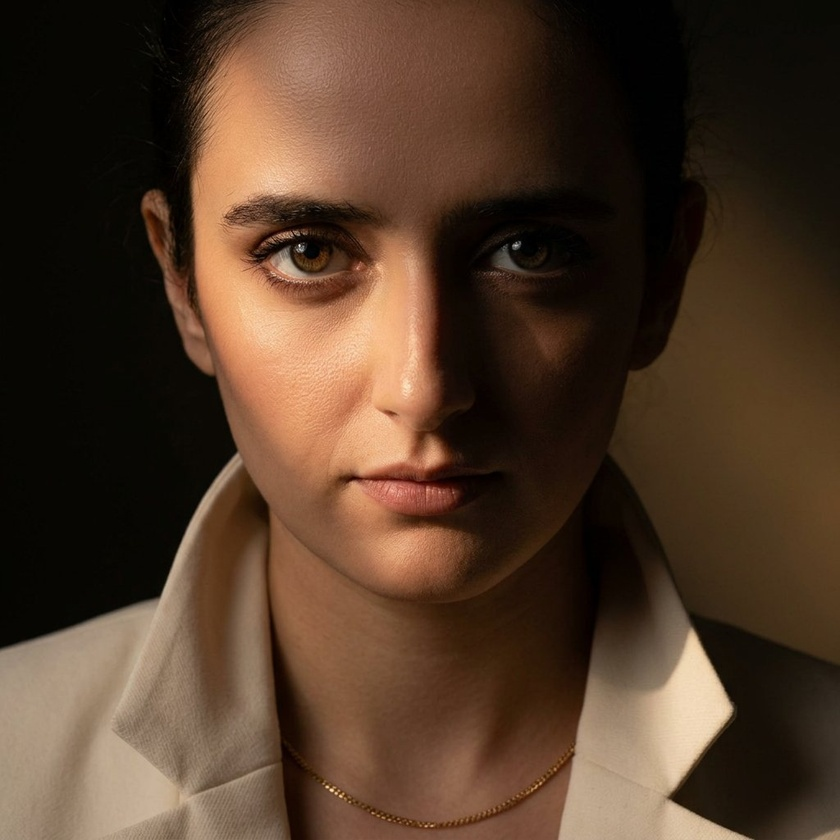
#> input picture images/elina-profile-pic-03.jpg, 840 x 840 px, shrunk from 1024 x 1024 before the run
$ python color-metrics.py ../../../images/elina-profile-pic-03.jpg
#> lines starting #> are read from the running program, lines starting #| are printed output that depends on the picture; long printed decimals are rounded
#> in load_image, returned value is the input picture: shape (840, 840, 3); mean R, G, B 80.4, 57.8, 40.6
#!/usr/bin/env python3
"""Simple, honest colour metrics for frames and videos.

Two things are measured:

  1. saturation / contrast of the whole frame  (is the image washed out?)
  2. contrast between the character region and the background region
     (does the character pop out of the room?)

Usage:
    python3 scripts/color-metrics.py IMAGE [IMAGE ...]
    python3 scripts/color-metrics.py --video FILE.mp4 --samples 6

Metrics (all on 0..255 sRGB):
    sat_mean   mean HSV saturation of the frame (0..1)
              -> "washed out" shows up here
    sat_p90    90th percentile saturation, i.e. how vivid the vivid parts are
    lum_std    standard deviation of luma (contrast / how flat the lighting is)
    lum_p05/p95  shadow and highlight endpoints (do we have clear darks?)
"""
import json
import subprocess
import sys

import numpy as np

try:
    from PIL import Image
except ImportError:  # pragma: no cover
    Image = None


def rgb_to_hsv(rgb):
    """rgb: float array (..., 3) in 0..1 -> h, s, v"""
    mx = rgb.max(axis=-1)
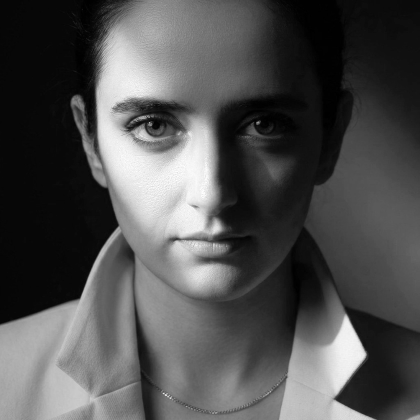
#> mx: shape (840, 840) float32 (shown at 1/2 size); min 0, max 1, mean 0.315
    mn = rgb.min(axis=-1)
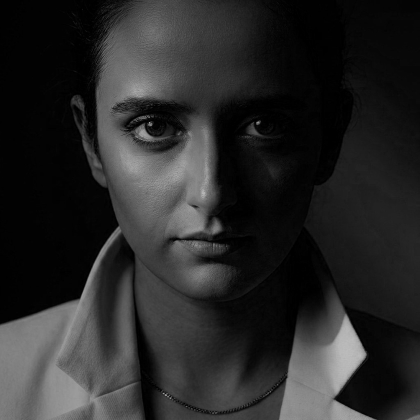
#> mn: shape (840, 840) float32 (shown at 1/2 size); min 0, max 0.957, mean 0.159
    diff = mx - mn
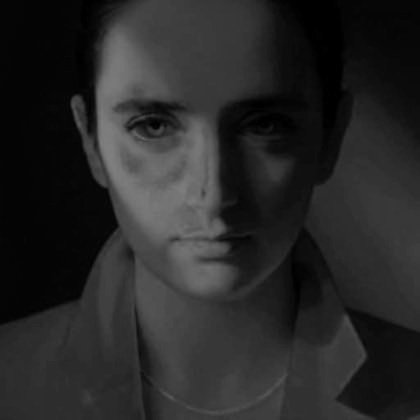
#> diff: shape (840, 840) float32 (shown at 1/2 size); min 0, max 0.51, mean 0.156
    sat = np.where(mx > 0, diff / np.maximum(mx, 1e-6), 0.0)
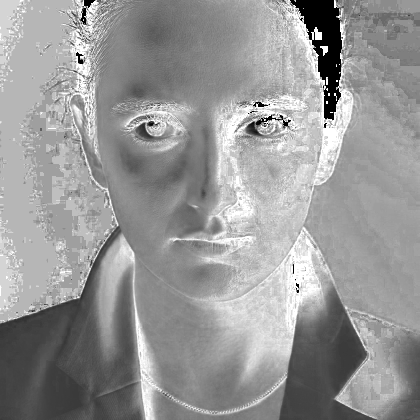
#> sat: shape (840, 840) float32 (shown at 1/2 size); min 0, max 1, mean 0.593
    return sat, mx


def frame_metrics(arr):
    rgb = arr[..., :3].astype(np.float32) / 255.0
    sat, val = rgb_to_hsv(rgb)
    luma = 0.2126 * rgb[..., 0] + 0.7152 * rgb[..., 1] + 0.0722 * rgb[..., 2]
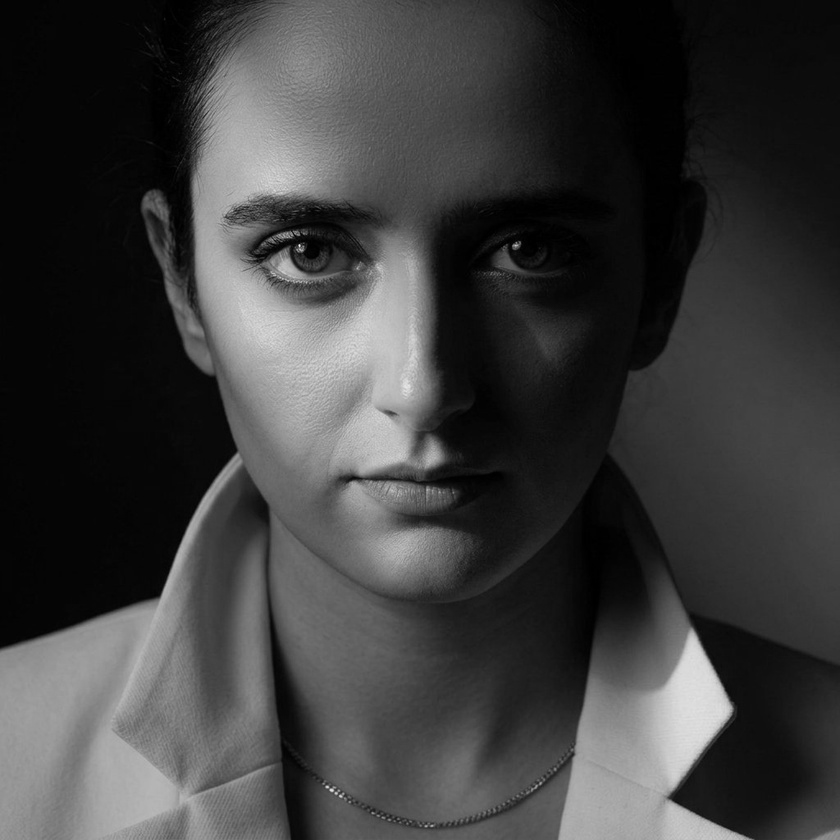
#> luma: shape (840, 840) float32; min 0, max 0.988, mean 0.241
    return {
        "sat_mean": float(sat.mean()),
        "sat_p90": float(np.percentile(sat, 90)),
        "lum_std": float(luma.std() * 255),
        "lum_p05": float(np.percentile(luma, 5) * 255),
        "lum_p95": float(np.percentile(luma, 95) * 255),
        "lum_mean": float(luma.mean() * 255),
    }


# [34 lines left out: functions bg_metrics, character_contrast, not called in this run]


def load_image(path):
    if Image is not None:
        return np.array(Image.open(path).convert("RGB"))
    raise SystemExit("Pillow is required: pip install pillow")


# [27 lines left out: function video_frames, not called in this run]


def main(argv):
    ffmpeg = "ffmpeg"
    samples = 5
    args = [a for a in argv[1:]]
    if "--video" in args:
        i = args.index("--video")
        path = args[i + 1]
        del args[i:i + 2]
        if "--samples" in args:
            j = args.index("--samples")
            samples = int(args[j + 1])
            del args[j:j + 2]
        frames = video_frames(path, samples, ffmpeg)
        if not frames:
            raise SystemExit(f"could not decode {path}")
        per = [frame_metrics(f) for f in frames]
        out = {k: float(np.mean([p[k] for p in per])) for k in per[0]}
        out["frames_sampled"] = len(per)
        print(json.dumps(out, indent=2))
        return 0

    for path in args:
        arr = load_image(path)
        print(json.dumps({"file": path, **frame_metrics(arr)}, indent=2))
#| {
#|   "file": "../../../images/elina-profile-pic-03.jpg",
#|   "sat_mean": 0.5927,
#|   "sat_p90": 0.8333,
#|   "lum_std": 56.546,
#|   "lum_p05": 4.924,
#> (further printed lines are left out)
    return 0


if __name__ == "__main__":
    raise SystemExit(main(sys.argv))
#> (the program exits here)

$ run again, on images/portrait_01_parisian_editorial.png
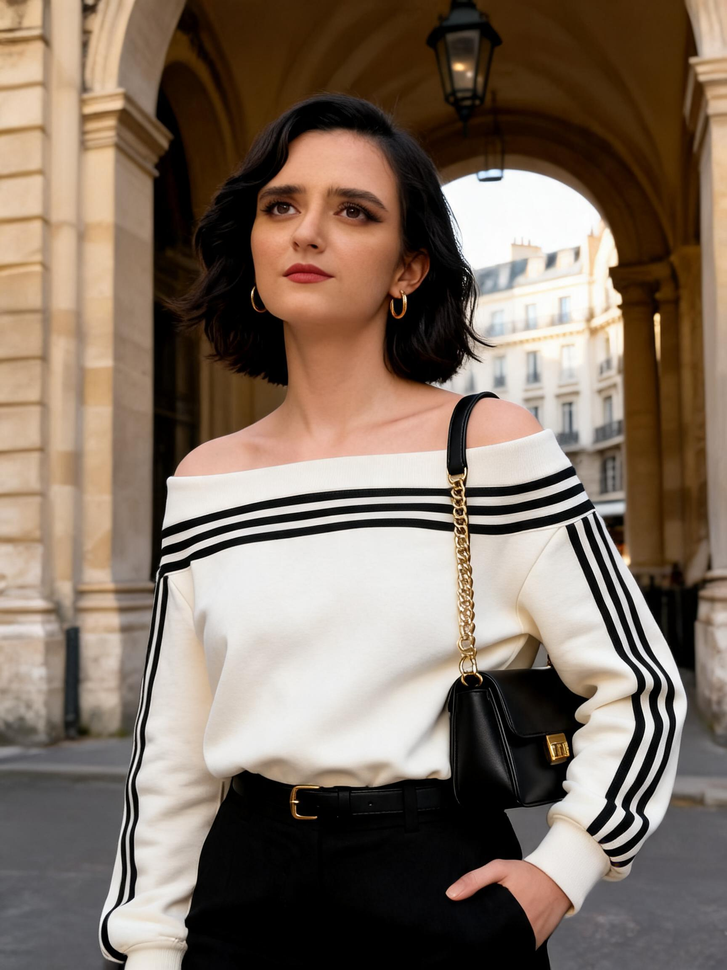
#> input picture images/portrait_01_parisian_editorial.png, 727 x 970 px, shrunk from 1728 x 2304 before the run
#> in load_image, returned value is the input picture: shape (970, 727, 3); mean R, G, B 127.5, 111.5, 98
#> in rgb_to_hsv, `sat = np.where(mx > 0, diff / np.maximum(mx, 1e-6), 0.0)`:
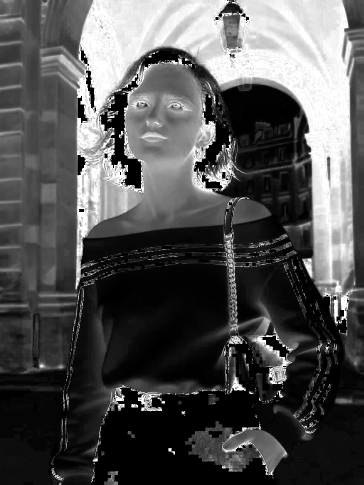
#> sat: shape (970, 727) float32 (shown at 1/2 size); min 0, max 1, mean 0.32
#> in frame_metrics, `luma = 0.2126 * rgb[..., 0] + 0.7152 * rgb[..., 1] + 0.0722 * rgb[...,..`:
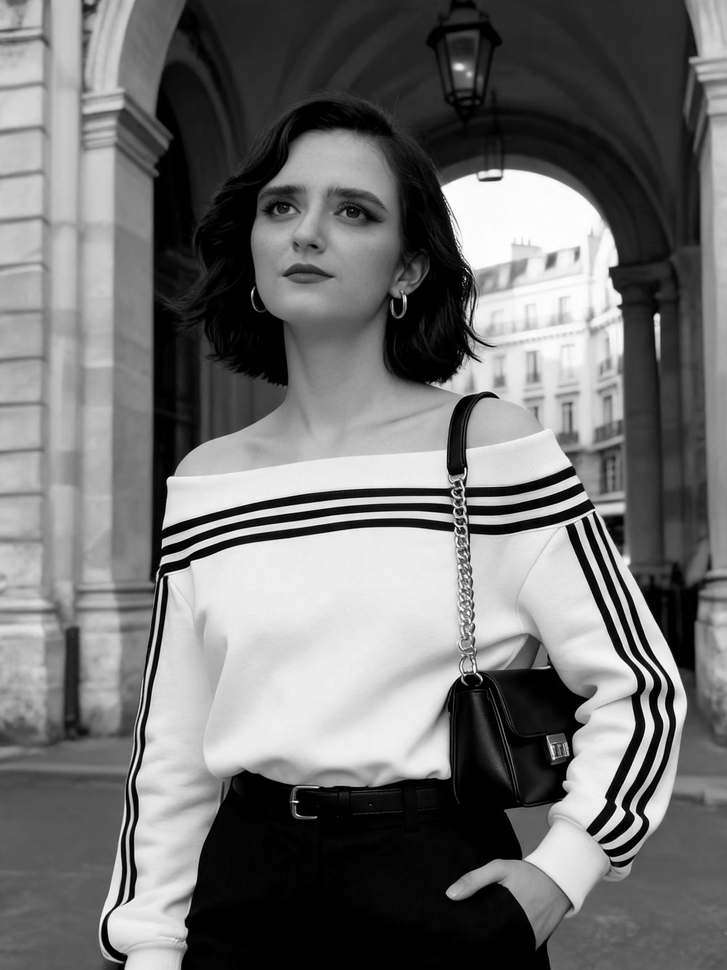
#> luma: shape (970, 727) float32; min 0, max 1, mean 0.447
#| {
#|   "file": "../../../images/portrait_01_parisian_editorial.png",
#|   "sat_mean": 0.3203,
#|   "sat_p90": 0.9359,
#|   "lum_std": 84.136,
#|   "lum_p05": 0.0,
#> (further printed lines are left out)

$ run again, on images/portrait_01_v2_1.png
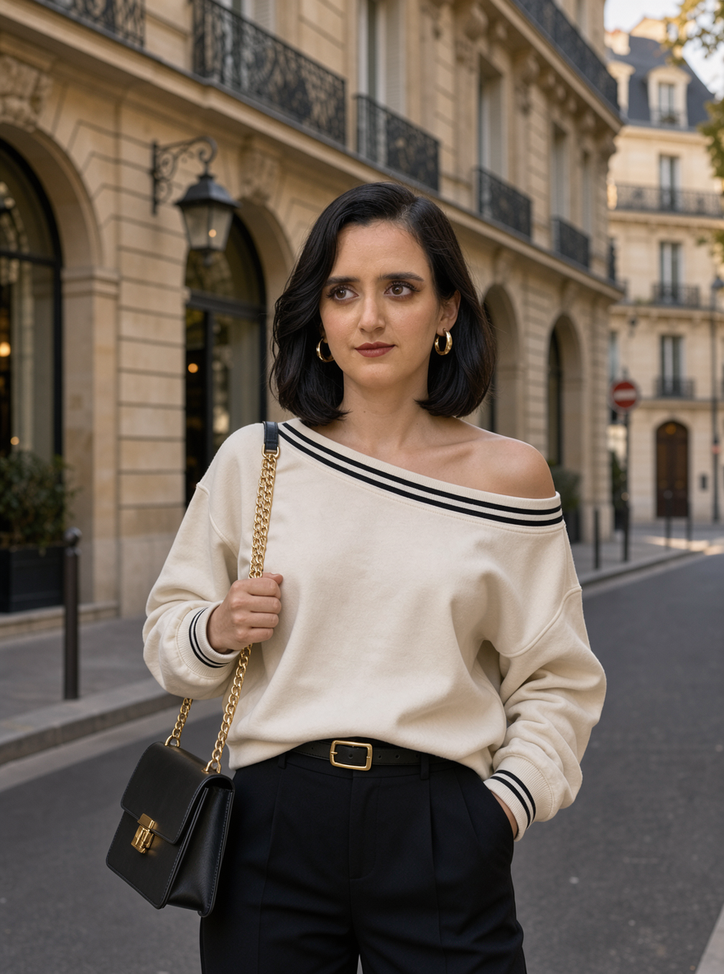
#> input picture images/portrait_01_v2_1.png, 724 x 974 px, shrunk from 880 x 1184 before the run
#> in load_image, returned value is the input picture: shape (974, 724, 3); mean R, G, B 112.9, 100.9, 90.2
#> in rgb_to_hsv, `sat = np.where(mx > 0, diff / np.maximum(mx, 1e-6), 0.0)`:
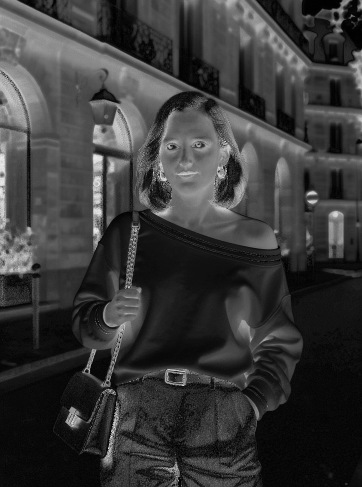
#> sat: shape (974, 724) float32 (shown at 1/2 size); min 0, max 1, mean 0.225
#> in frame_metrics, `luma = 0.2126 * rgb[..., 0] + 0.7152 * rgb[..., 1] + 0.0722 * rgb[...,..`:
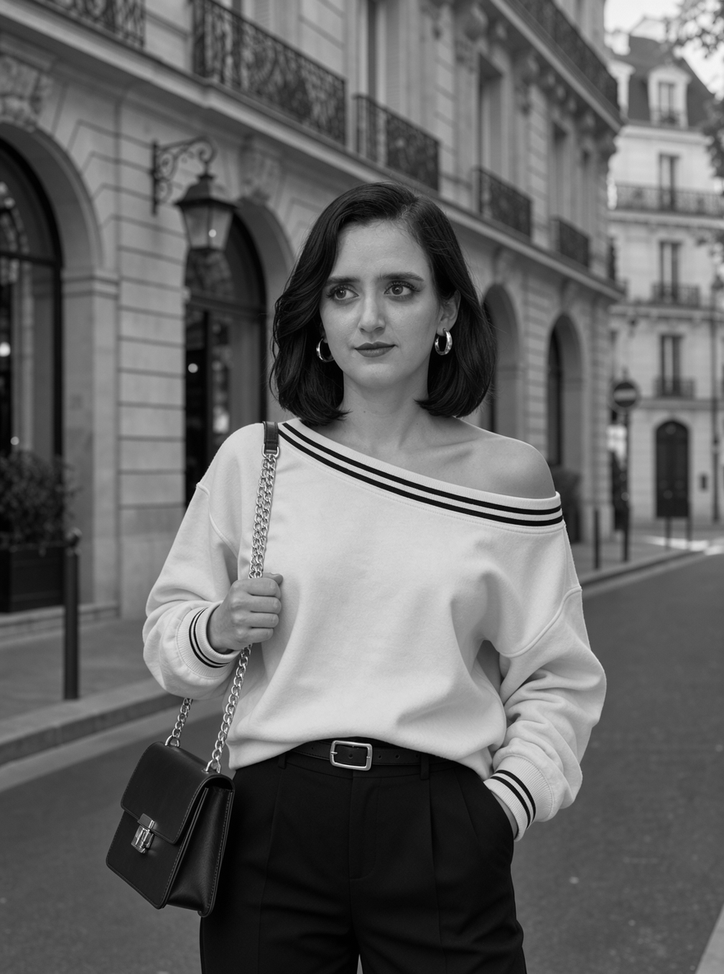
#> luma: shape (974, 724) float32; min 0, max 1, mean 0.403
#| {
#|   "file": "../../../images/portrait_01_v2_1.png",
#|   "sat_mean": 0.2245,
#|   "sat_p90": 0.486,
#|   "lum_std": 58.473,
#|   "lum_p05": 13.072,
#> (further printed lines are left out)
